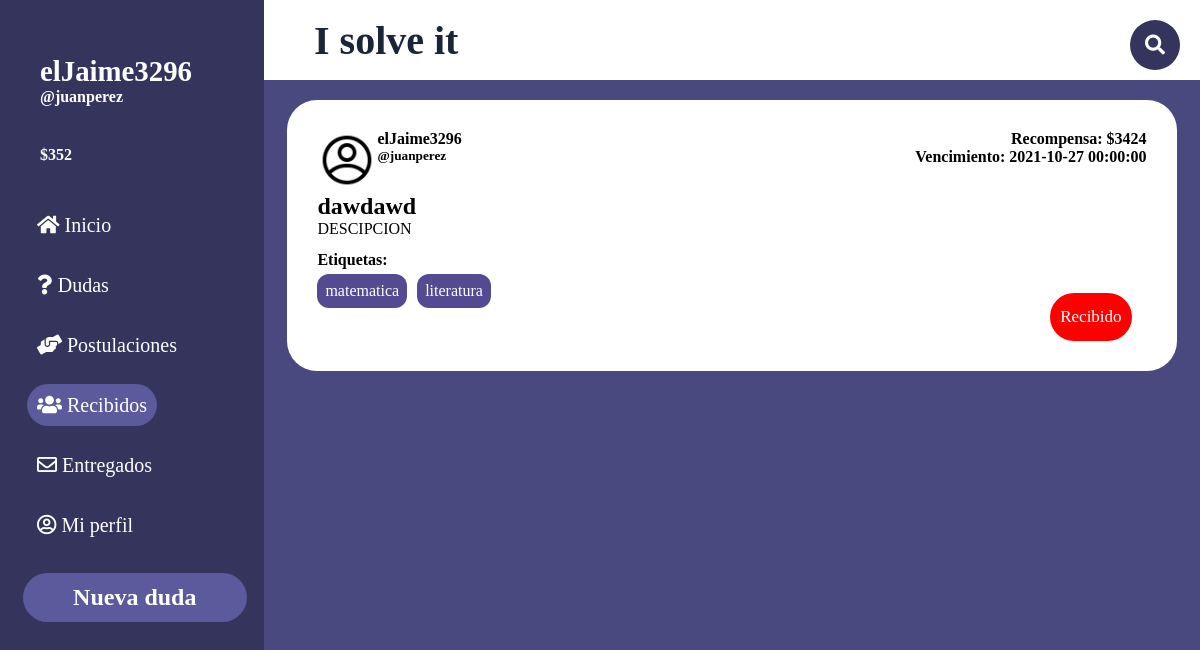
Screenshot of /PaginasBalsamiq/recibidos.php (signed in) with the database file from the repository.
### tables this page shows
CREATE TABLE `entregado` (
  `id` int(11) NOT NULL,
  `id_cons` int(11) NOT NULL,
  `id_us` int(11) NOT NULL,
  `descripcion` varchar(255) DEFAULT NULL,
  `archivo` varchar(50) NOT NULL
);

CREATE TABLE `usuario` (
  `id_us` int(11) NOT NULL,
  `username` varchar(20) NOT NULL,
  `nombre` varchar(20) NOT NULL DEFAULT 'Nuevo usuario',
  `pass` varchar(200) NOT NULL,
  `mail` varchar(100) NOT NULL,
  `estrellas` int(2) DEFAULT NULL,
  `empleo` tinyint(1) NOT NULL,
  `descripcion` varchar(256) DEFAULT '"Hola. Soy un nuevo usuario de I Solve It. Espero que podamos ayudarnos mutuamente!',
  `tag` varchar(100) NOT NULL DEFAULT 'matematica,historia,literatura',
  `tokens` double NOT NULL,
  `imagen` int(11) NOT NULL DEFAULT 0
);

CREATE TABLE `consulta` (
  `id_consulta` int(11) NOT NULL,
  `id_us` int(11) NOT NULL,
  `titulo` varchar(20) NOT NULL,
  `descripcion` varchar(280) NOT NULL,
  `recompensa` float NOT NULL,
  `fecha_subida` datetime NOT NULL DEFAULT current_timestamp(),
  `fecha_limite` datetime NOT NULL,
  `archivo` varchar(50) NOT NULL
);

CREATE TABLE `tag` (
  `id` int(11) NOT NULL,
  `tag` varchar(30) NOT NULL
);

### PaginasBalsamiq/recibidos.php (the view, shortened to what this page needs)
<!DOCTYPE html>
<html lang="es">
<head>
    <link rel="stylesheet" href="https://use.fontawesome.com/releases/v5.6.3/css/all.css">
    <link rel="stylesheet" href="style2.css">
    <link rel="stylesheet" href="NO_TOCAR.css">
    <link rel="stylesheet" href="publicacion_plantilla.css">
</head>
<body class="grid_container">
    <?php
        include('../ImplementarPHP/config.php');
    ?>
    <header class="header">
        <h1 class="ISolveIt">I solve it</h1>
        <div class="buscador">
            <div class="btn">
                <i class="fas fa-search icon"></i>
            </div>
        </div>
    </header>
    <aside class="sidebar">
        <div class="sidebar_usuario">
            <h4 class="h4"><?php echo $_SESSION['nombre']?></h4>
            <h5 class="h5">@<?php echo $_SESSION['username']?></h5>
            <h5 class="h5">$<?php echo $_SESSION['tokens']?></h5>
        </div>
        <div class="sidebar_menu">
            <ul>
                <li class="botones_sidebar"><a class="a" href="inicio.php"><i class="fas fa-home"></i> Inicio</a></li>
                <li class="botones_sidebar"><a class="a" href="misdudas.php"><i class="fas fa-question"></i> Dudas</a></li>
                <li class="botones_sidebar"><a class="a" href="postulaciones.php"><i class="fas fa-hands-helping"></i> Postulaciones</a></li>
                <li class="botones_sidebar"><a class="a" href="recibidos.php" style="background-color: #5a5a9c"><i class="fas fa-users"></i> Recibidos</a></li>
                <li class="botones_sidebar"><a class="a" href="entregados.php"><i class="far fa-envelope"></i> Entregados</a></li>
                <li class="botones_sidebar"><a class="a" href="perfil.php"><i class="far fa-user-circle"></i> Mi perfil</a></li>
            </ul>
        </div>
        <a href="nuevaPublicacion.php"><h2 class="h2">Nueva duda</h2></a>
    </aside>
    <div class="main">
        <?php
            $consCons = $conn->prepare("SELECT id_consulta FROM consulta WHERE id_us = '".$_SESSION['id_us']."'");
            $consCons ->execute();
            while ($resCons = $consCons->fetch(PDO::FETCH_ASSOC)) {
                $consultaEntregado = $conn->prepare("SELECT id_cons FROM entregado WHERE id_cons = '".$resCons['id_consulta']."'");
                $consultaEntregado ->execute();
                while ($resultadoEntregado = $consultaEntregado->fetch(PDO::FETCH_ASSOC)) {
                    $consultaConsulta = $conn->prepare("SELECT * FROM consulta WHERE id_consulta = '".$resultadoEntregado['id_cons']."'");
                    $consultaConsulta ->execute();
                    if($resultadoConsulta = $consultaConsulta->fetch(PDO::FETCH_ASSOC)){
                        $consultaUsr = $conn->prepare("SELECT * FROM usuario WHERE id_us = '".$resultadoConsulta['id_us']."'");
                        $consultaUsr ->execute();
                        $resultadoUsr = $consultaUsr->fetch(PDO::FETCH_ASSOC);
                        echo'
                        <div class="publicacion_preview" onclick="EntrarPublicacion(this.id);" id="'.$resultadoEntregado['id_cons'].'">
                        <div class="data">
                            <div class="foto">
                                <img class="fotoPerfil" src="recursos/fotoPerfil/'.$resultadoUsr['imagen'].'.png" alt="'.$resultadoUsr['username'].'">
                            </div>
                            <div class="usuario">
                                <h4>'.$resultadoUsr["nombre"].'</h4>
                                <h5>@'.$resultadoUsr["username"].'</h5>
                            </div>
                            <div class="recoyvenc">
                                <h4>Recompensa: $'.$resultadoConsulta["recompensa"].'</h4>
                                <h4>Vencimiento: '.$resultadoConsulta["fecha_limite"].'</h4>
                            </div>
                        </div>
                        <div class="cuerpo">
                            <h2>'.$resultadoConsulta['titulo'].'</h2>
                            <p class="desc">'.$resultadoConsulta['descripcion'].'</p>
                        </div>
                        <div class="tags">
                            <h4>Etiquetas: </h4>
                            <ul class="tags_list">
                        ';
                        $consultaTagCons = $conn->prepare("SELECT tag_cons FROM tag_cons WHERE id_cons = '".$resultadoConsulta['id_consulta']."'");
                        $consultaTagCons ->execute();
                        while($resultadoTagCons = $consultaTagCons->fetch(PDO::FETCH_ASSOC)){
                            $consultaTag = $conn->prepare("SELECT tag FROM tag WHERE id = '".$resultadoTagCons['tag_cons']."'");
                            $consultaTag ->execute();
                            while($resultadoTag = $consultaTag->fetch(PDO::FETCH_ASSOC)){
                                echo'<li class="tag">'.$resultadoTag['tag'].'</li>';
                            }
                        }
                        echo'
                                        </ul>
                                    </div>
                            ';
                                echo'
                                    <div class="postularDiv">
                                        <input value="Recibido" type="submit" class="postularBtn" name="verPostulantes" style="background-color:red">
                                    </div>
                                ';
                            }
                            echo'
                                </div>
                            ';
                    }
                }
        ?>
    </div>
</body>
</html>

### PaginasBalsamiq/style2.css (style rules this page uses)
* { margin: 0; padding: 0; box-sizing: border-box; font-family: "corbel"; }
html { height: 100%; }
body { min-height: 100%; }
.grid_container { display: grid; grid-template: "sidebar header" 10vh "sidebar main" 90vh/ 22% auto; }
.header { background-color: white; grid-area: header; display: grid; align-items: center; grid-template: "titu busc" / auto 25% }
.ISolveIt { grid-area: titu; text-align: left; margin-left: 50px; color:#1a2537; font-size: 2.5rem; }
.a { font-size: 20px; text-decoration: none; color:white; padding: 10px; background-color: none; border-radius:50px ; }
a { text-decoration: none; }
.sidebar { background-color: #34345c; grid-area: sidebar; text-align: center; color:rgb(26, 21, 21); border-right:1px solid #34345c; }
.h2 { background-color: #5a5a9c; color:white; border-radius: 30px; padding:11px; width: 85%; margin-left: 23px; margin-top: 10%; }
.h4 { color:white; text-align: left; margin:55px 0px -40px 40px; font-size: 1.8rem; }
.h5 { color:white; text-align: left; margin:40px; font-size: 1rem; }
.main { background-color: #494980; grid-area: main; overflow-y: scroll; position: relative; }
.botones_sidebar { margin: 17px; padding: 10px; list-style: none; text-align: left; }

### PaginasBalsamiq/NO_TOCAR.css (style rules this page uses)
a { text-decoration: none; color: white }
input { width: 50%; height:100%; border-radius: 3px; border: 1px solid rgb(255, 255, 255); }
.buscador { width: 220px; height: 30px; padding: 5px; display: flex; justify-content: right; }
.btn { position:absolute; margin-top: -10px; right:0; height: 50px; width: 50px; line-height: 50px; background-color: #34345c; text-align: center; color: white; font-size: 20px; border-radius: 50%; cursor: pointer; margin-right: 20px; }

### PaginasBalsamiq/publicacion_plantilla.css (style rules this page uses)
.publicacion_preview { background-color: white; border-radius: 30px; height: auto; display: grid; grid-template: "data" 30% "cuerpo" auto "tags" 20%; padding: 30px; text-align: left; margin: auto; margin-top: 20px; max-width: 95%; cursor:pointer; }
.data { height: 100%; grid-area: data; display: flex; }
.cuerpo { grid-area: cuerpo; width: 60vw; }
.desc { width: 100%; word-wrap: break-word; max-height: 3rem; overflow:hidden; margin-bottom: 5px; }
.recoyvenc { margin-right: 0; margin-left: auto; text-align: right; }
.tags_list { display: flex; list-style: none; }
.tag { margin-right: 10px; background-color: rgb(83, 74, 146); border-radius: 12px; padding: 8px; color: white; margin-top: 5px; }
.fotoPerfil { width: 60px; }
.postularDiv { margin-right: 15px; margin-left: auto; }
.postularBtn { background-color: #5a5a9c; color: white; width: 100%; height: 100%; border: none; padding: 10px; border-radius: 30px; cursor: pointer; text-align: center; font-size: 17px; }

### rows the page displays
entregado: usuario.nombre "elJaime3296", usuario.username "juanperez", consulta.recompensa "3424", consulta.fecha_limite "2021-10-27 00:00:00", consulta.titulo "dawdawd", consulta.descripcion "DESCIPCION"
tag: tag "matematica"
tag: tag "literatura"

### other values shown
$_SESSION['nombre'] "elJaime3296"
$_SESSION['username'] "juanperez"
$_SESSION['tokens'] "352"
